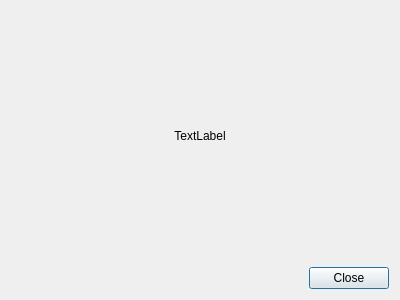
<?xml version="1.0" encoding="UTF-8"?>
<ui version="4.0">
 <class>TMinosHelpForm</class>
 <widget class="QDialog" name="TMinosHelpForm">
  <property name="geometry">
   <rect>
    <x>0</x>
    <y>0</y>
    <width>400</width>
    <height>300</height>
   </rect>
  </property>
  <property name="windowTitle">
   <string>Dialog</string>
  </property>
  <layout class="QVBoxLayout" name="verticalLayout">
   <item>
    <widget class="QLabel" name="helpText">
     <property name="text">
      <string>TextLabel</string>
     </property>
     <property name="alignment">
      <set>Qt::AlignCenter</set>
     </property>
    </widget>
   </item>
   <item>
    <layout class="QHBoxLayout" name="horizontalLayout">
     <item>
      <spacer name="horizontalSpacer">
       <property name="orientation">
        <enum>Qt::Horizontal</enum>
       </property>
       <property name="sizeHint" stdset="0">
        <size>
         <width>40</width>
         <height>20</height>
        </size>
       </property>
      </spacer>
     </item>
     <item>
      <widget class="QPushButton" name="CloseButton">
       <property name="text">
        <string>Close</string>
       </property>
      </widget>
     </item>
    </layout>
   </item>
  </layout>
 </widget>
 <resources/>
 <connections/>
</ui>
